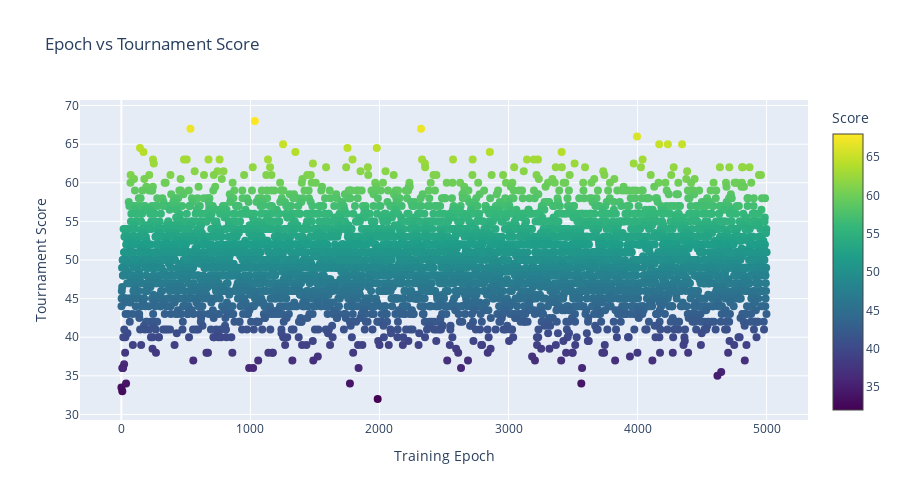

The notebook cell this image was saved under:
### Markdown cell above
## Epoch vs Performance

### Code cell
# Scatter plot: Epoch vs Score
fig = go.Figure()

fig.add_trace(
    go.Scatter(
        x=standings_df["epoch"],
        y=standings_df["score"],
        mode="markers",
        marker=dict(
            size=8,
            color=standings_df["score"],
            colorscale="Viridis",
            showscale=True,
            colorbar=dict(title="Score"),
        ),
        text=standings_df["name"].str[-15:],  # Show last 15 chars of name
        hovertemplate="<b>%{text}</b><br>Epoch: %{x}<br>Score: %{y}<extra></extra>",
    )
)

fig.update_layout(
    title="Epoch vs Tournament Score",
    xaxis_title="Training Epoch",
    yaxis_title="Tournament Score",
    height=500,
)
fig.show()

### Figure 1 — Plotly figure (JSON) as saved in the notebook; plotly's stock layout.template omitted (floating-point values rounded to 4 significant figures; data arrays with more than 128 entries replaced by an {"elided": "..."} marker saying what was removed)
{"data": [{"hovertemplate": "<b>%{text}</b><br>Epoch: %{x}<br>Score: %{y}<extra></extra>", "marker": {"color": {"elided": "5001 float values"}, "colorbar": {"title": {"text": "Score"}}, "colorscale": [[0, "#440154"], [0.1111, "#482878"], [0.2222, "#3e4989"], [0.3333, "#31688e"], [0.4444, "#26828e"], [0.5556, "#1f9e89"], [0.6667, "#35b779"], [0.7778, "#6ece58"], [0.8889, "#b5de2b"], [1, "#fde725"]], "showscale": true, "size": 8}, "mode": "markers", "text": {"elided": "5001 str values"}, "type": "scatter", "x": {"elided": "5001 int values"}, "y": {"elided": "5001 float values"}}], "layout": {"height": 500, "title": {"text": "Epoch vs Tournament Score"}, "xaxis": {"title": {"text": "Training Epoch"}}, "yaxis": {"title": {"text": "Tournament Score"}}}}
